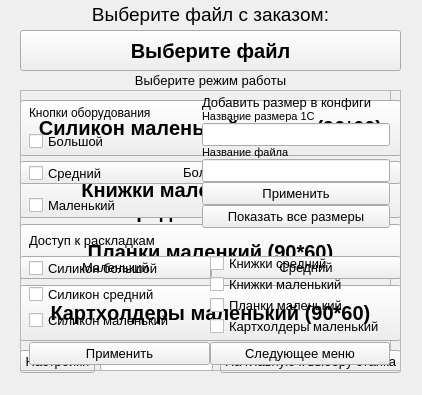
<?xml version="1.0" encoding="UTF-8"?>
<ui version="4.0">
 <class>PrintHelper</class>
 <widget class="QWidget" name="PrintHelper">
  <property name="geometry">
   <rect>
    <x>0</x>
    <y>0</y>
    <width>422</width>
    <height>395</height>
   </rect>
  </property>
  <property name="sizePolicy">
   <sizepolicy hsizetype="MinimumExpanding" vsizetype="Minimum">
    <horstretch>0</horstretch>
    <verstretch>0</verstretch>
   </sizepolicy>
  </property>
  <property name="font">
   <font>
    <pointsize>10</pointsize>
    <bold>false</bold>
    <stylestrategy>PreferDefault</stylestrategy>
    <kerning>false</kerning>
   </font>
  </property>
  <property name="windowTitle">
   <string>Print Helper</string>
  </property>
  <property name="styleSheet">
   <string notr="true"/>
  </property>
  <widget class="QPushButton" name="selectFileButt">
   <property name="geometry">
    <rect>
     <x>20</x>
     <y>30</y>
     <width>381</width>
     <height>41</height>
    </rect>
   </property>
   <property name="font">
    <font>
     <pointsize>15</pointsize>
     <bold>true</bold>
     <stylestrategy>PreferDefault</stylestrategy>
     <kerning>false</kerning>
    </font>
   </property>
   <property name="styleSheet">
    <string notr="true"/>
   </property>
   <property name="text">
    <string>Выберите файл</string>
   </property>
  </widget>
  <widget class="QLabel" name="label">
   <property name="geometry">
    <rect>
     <x>20</x>
     <y>-1</y>
     <width>381</width>
     <height>31</height>
    </rect>
   </property>
   <property name="font">
    <font>
     <pointsize>14</pointsize>
     <bold>false</bold>
     <stylestrategy>PreferDefault</stylestrategy>
     <kerning>false</kerning>
    </font>
   </property>
   <property name="layoutDirection">
    <enum>Qt::LeftToRight</enum>
   </property>
   <property name="text">
    <string>Выберите файл с заказом:</string>
   </property>
   <property name="alignment">
    <set>Qt::AlignCenter</set>
   </property>
  </widget>
  <widget class="QLabel" name="label_2">
   <property name="geometry">
    <rect>
     <x>20</x>
     <y>70</y>
     <width>381</width>
     <height>21</height>
    </rect>
   </property>
   <property name="font">
    <font>
     <pointsize>10</pointsize>
     <bold>false</bold>
     <stylestrategy>PreferDefault</stylestrategy>
     <kerning>false</kerning>
    </font>
   </property>
   <property name="layoutDirection">
    <enum>Qt::LeftToRight</enum>
   </property>
   <property name="frameShape">
    <enum>QFrame::NoFrame</enum>
   </property>
   <property name="text">
    <string>Выберите режим работы</string>
   </property>
   <property name="alignment">
    <set>Qt::AlignCenter</set>
   </property>
  </widget>
  <widget class="QFrame" name="frameSmall">
   <property name="geometry">
    <rect>
     <x>20</x>
     <y>100</y>
     <width>381</width>
     <height>251</height>
    </rect>
   </property>
   <property name="font">
    <font>
     <pointsize>15</pointsize>
     <bold>true</bold>
     <stylestrategy>PreferDefault</stylestrategy>
     <kerning>false</kerning>
    </font>
   </property>
   <property name="frameShape">
    <enum>QFrame::NoFrame</enum>
   </property>
   <property name="frameShadow">
    <enum>QFrame::Sunken</enum>
   </property>
   <property name="midLineWidth">
    <number>0</number>
   </property>
   <widget class="QWidget" name="verticalLayoutWidget_3">
    <property name="geometry">
     <rect>
      <x>0</x>
      <y>0</y>
      <width>381</width>
      <height>241</height>
     </rect>
    </property>
    <layout class="QVBoxLayout" name="verticalLayout_3">
     <item>
      <widget class="QPushButton" name="smallButt">
       <property name="enabled">
        <bool>true</bool>
       </property>
       <property name="sizePolicy">
        <sizepolicy hsizetype="Minimum" vsizetype="Minimum">
         <horstretch>0</horstretch>
         <verstretch>0</verstretch>
        </sizepolicy>
       </property>
       <property name="text">
        <string>Силикон маленький станок (90*60)</string>
       </property>
      </widget>
     </item>
     <item>
      <widget class="QPushButton" name="smallButtBooks">
       <property name="enabled">
        <bool>true</bool>
       </property>
       <property name="sizePolicy">
        <sizepolicy hsizetype="Minimum" vsizetype="Minimum">
         <horstretch>0</horstretch>
         <verstretch>0</verstretch>
        </sizepolicy>
       </property>
       <property name="text">
        <string>Книжки маленький (90*60)</string>
       </property>
      </widget>
     </item>
     <item>
      <widget class="QPushButton" name="smallButtPlastins">
       <property name="enabled">
        <bool>true</bool>
       </property>
       <property name="sizePolicy">
        <sizepolicy hsizetype="Minimum" vsizetype="Minimum">
         <horstretch>0</horstretch>
         <verstretch>0</verstretch>
        </sizepolicy>
       </property>
       <property name="text">
        <string>Планки маленкий (90*60)</string>
       </property>
      </widget>
     </item>
     <item>
      <widget class="QPushButton" name="smallButtCartholders">
       <property name="enabled">
        <bool>true</bool>
       </property>
       <property name="sizePolicy">
        <sizepolicy hsizetype="Minimum" vsizetype="Minimum">
         <horstretch>0</horstretch>
         <verstretch>0</verstretch>
        </sizepolicy>
       </property>
       <property name="text">
        <string>Картхолдеры маленький (90*60)</string>
       </property>
      </widget>
     </item>
    </layout>
   </widget>
  </widget>
  <widget class="QFrame" name="frameBig">
   <property name="geometry">
    <rect>
     <x>20</x>
     <y>100</y>
     <width>381</width>
     <height>71</height>
    </rect>
   </property>
   <property name="frameShape">
    <enum>QFrame::NoFrame</enum>
   </property>
   <property name="frameShadow">
    <enum>QFrame::Sunken</enum>
   </property>
   <property name="lineWidth">
    <number>1</number>
   </property>
   <widget class="QWidget" name="verticalLayoutWidget">
    <property name="geometry">
     <rect>
      <x>0</x>
      <y>0</y>
      <width>381</width>
      <height>77</height>
     </rect>
    </property>
    <layout class="QVBoxLayout" name="verticalLayout" stretch="0">
     <property name="spacing">
      <number>8</number>
     </property>
     <property name="sizeConstraint">
      <enum>QLayout::SetDefaultConstraint</enum>
     </property>
     <property name="leftMargin">
      <number>0</number>
     </property>
     <property name="topMargin">
      <number>4</number>
     </property>
     <property name="rightMargin">
      <number>0</number>
     </property>
     <property name="bottomMargin">
      <number>4</number>
     </property>
     <item>
      <widget class="QPushButton" name="bigButt">
       <property name="enabled">
        <bool>true</bool>
       </property>
       <property name="sizePolicy">
        <sizepolicy hsizetype="Minimum" vsizetype="Minimum">
         <horstretch>0</horstretch>
         <verstretch>0</verstretch>
        </sizepolicy>
       </property>
       <property name="font">
        <font>
         <pointsize>14</pointsize>
         <bold>true</bold>
         <stylestrategy>PreferDefault</stylestrategy>
         <kerning>false</kerning>
        </font>
       </property>
       <property name="text">
        <string>Силикон большой станок (3*2)</string>
       </property>
       <property name="iconSize">
        <size>
         <width>32</width>
         <height>32</height>
        </size>
       </property>
       <property name="flat">
        <bool>false</bool>
       </property>
      </widget>
     </item>
    </layout>
   </widget>
  </widget>
  <widget class="QFrame" name="frameMed">
   <property name="geometry">
    <rect>
     <x>20</x>
     <y>100</y>
     <width>381</width>
     <height>141</height>
    </rect>
   </property>
   <property name="frameShape">
    <enum>QFrame::NoFrame</enum>
   </property>
   <property name="frameShadow">
    <enum>QFrame::Raised</enum>
   </property>
   <widget class="QWidget" name="verticalLayoutWidget_2">
    <property name="geometry">
     <rect>
      <x>0</x>
      <y>0</y>
      <width>381</width>
      <height>146</height>
     </rect>
    </property>
    <layout class="QVBoxLayout" name="verticalLayout_2">
     <property name="sizeConstraint">
      <enum>QLayout::SetMinimumSize</enum>
     </property>
     <item>
      <widget class="QPushButton" name="medButt">
       <property name="enabled">
        <bool>true</bool>
       </property>
       <property name="sizePolicy">
        <sizepolicy hsizetype="Minimum" vsizetype="Minimum">
         <horstretch>0</horstretch>
         <verstretch>0</verstretch>
        </sizepolicy>
       </property>
       <property name="font">
        <font>
         <pointsize>15</pointsize>
         <bold>true</bold>
         <stylestrategy>PreferDefault</stylestrategy>
         <kerning>false</kerning>
        </font>
       </property>
       <property name="text">
        <string>Ссиликон средний станок (105*160)</string>
       </property>
      </widget>
     </item>
     <item>
      <widget class="QPushButton" name="medButtBooks">
       <property name="enabled">
        <bool>true</bool>
       </property>
       <property name="sizePolicy">
        <sizepolicy hsizetype="Minimum" vsizetype="Minimum">
         <horstretch>0</horstretch>
         <verstretch>0</verstretch>
        </sizepolicy>
       </property>
       <property name="font">
        <font>
         <pointsize>15</pointsize>
         <bold>true</bold>
         <stylestrategy>PreferDefault</stylestrategy>
         <kerning>false</kerning>
        </font>
       </property>
       <property name="text">
        <string>Книжки средний станок (105*160)</string>
       </property>
      </widget>
     </item>
    </layout>
   </widget>
  </widget>
  <widget class="QFrame" name="frameMain">
   <property name="geometry">
    <rect>
     <x>20</x>
     <y>90</y>
     <width>381</width>
     <height>261</height>
    </rect>
   </property>
   <property name="sizePolicy">
    <sizepolicy hsizetype="Fixed" vsizetype="Fixed">
     <horstretch>0</horstretch>
     <verstretch>0</verstretch>
    </sizepolicy>
   </property>
   <property name="frameShape">
    <enum>QFrame::NoFrame</enum>
   </property>
   <property name="frameShadow">
    <enum>QFrame::Raised</enum>
   </property>
   <widget class="QWidget" name="verticalLayoutWidget_5">
    <property name="geometry">
     <rect>
      <x>0</x>
      <y>5</y>
      <width>381</width>
      <height>251</height>
     </rect>
    </property>
    <layout class="QVBoxLayout" name="verticalLayout_5">
     <item>
      <widget class="QPushButton" name="bigButtInt">
       <property name="styleSheet">
        <string notr="true"/>
       </property>
       <property name="text">
        <string>Большой</string>
       </property>
       <property name="iconSize">
        <size>
         <width>236</width>
         <height>130</height>
        </size>
       </property>
       <property name="shortcut">
        <string/>
       </property>
      </widget>
     </item>
     <item>
      <layout class="QHBoxLayout" name="horizontalLayout">
       <property name="spacing">
        <number>0</number>
       </property>
       <item>
        <widget class="QPushButton" name="smallButtInt">
         <property name="enabled">
          <bool>true</bool>
         </property>
         <property name="palette">
          <palette>
           <active>
            <colorrole role="Highlight">
             <brush brushstyle="SolidPattern">
              <color alpha="255">
               <red>0</red>
               <green>120</green>
               <blue>215</blue>
              </color>
             </brush>
            </colorrole>
           </active>
           <inactive>
            <colorrole role="Highlight">
             <brush brushstyle="SolidPattern">
              <color alpha="255">
               <red>240</red>
               <green>240</green>
               <blue>240</blue>
              </color>
             </brush>
            </colorrole>
           </inactive>
           <disabled>
            <colorrole role="Highlight">
             <brush brushstyle="SolidPattern">
              <color alpha="255">
               <red>0</red>
               <green>120</green>
               <blue>215</blue>
              </color>
             </brush>
            </colorrole>
           </disabled>
          </palette>
         </property>
         <property name="styleSheet">
          <string notr="true"/>
         </property>
         <property name="text">
          <string>Маленький</string>
         </property>
         <property name="iconSize">
          <size>
           <width>112</width>
           <height>200</height>
          </size>
         </property>
        </widget>
       </item>
       <item>
        <widget class="QPushButton" name="medButtInt">
         <property name="palette">
          <palette>
           <active>
            <colorrole role="Highlight">
             <brush brushstyle="SolidPattern">
              <color alpha="255">
               <red>0</red>
               <green>120</green>
               <blue>215</blue>
              </color>
             </brush>
            </colorrole>
           </active>
           <inactive>
            <colorrole role="Highlight">
             <brush brushstyle="SolidPattern">
              <color alpha="255">
               <red>240</red>
               <green>240</green>
               <blue>240</blue>
              </color>
             </brush>
            </colorrole>
           </inactive>
           <disabled>
            <colorrole role="Highlight">
             <brush brushstyle="SolidPattern">
              <color alpha="255">
               <red>0</red>
               <green>120</green>
               <blue>215</blue>
              </color>
             </brush>
            </colorrole>
           </disabled>
          </palette>
         </property>
         <property name="styleSheet">
          <string notr="true"/>
         </property>
         <property name="text">
          <string>Средний</string>
         </property>
         <property name="iconSize">
          <size>
           <width>119</width>
           <height>200</height>
          </size>
         </property>
        </widget>
       </item>
      </layout>
     </item>
    </layout>
   </widget>
  </widget>
  <widget class="QPushButton" name="mainPageButt">
   <property name="geometry">
    <rect>
     <x>220</x>
     <y>350</y>
     <width>181</width>
     <height>23</height>
    </rect>
   </property>
   <property name="text">
    <string>На главную к выбору станка</string>
   </property>
  </widget>
  <widget class="QFrame" name="frameSettings">
   <property name="geometry">
    <rect>
     <x>20</x>
     <y>90</y>
     <width>381</width>
     <height>281</height>
    </rect>
   </property>
   <property name="sizePolicy">
    <sizepolicy hsizetype="Fixed" vsizetype="Fixed">
     <horstretch>0</horstretch>
     <verstretch>0</verstretch>
    </sizepolicy>
   </property>
   <property name="frameShape">
    <enum>QFrame::StyledPanel</enum>
   </property>
   <property name="frameShadow">
    <enum>QFrame::Raised</enum>
   </property>
   <widget class="QWidget" name="verticalLayoutWidget_4">
    <property name="geometry">
     <rect>
      <x>9</x>
      <y>0</y>
      <width>361</width>
      <height>281</height>
     </rect>
    </property>
    <layout class="QVBoxLayout" name="verticalLayout_4">
     <property name="spacing">
      <number>0</number>
     </property>
     <property name="leftMargin">
      <number>0</number>
     </property>
     <property name="topMargin">
      <number>0</number>
     </property>
     <property name="rightMargin">
      <number>0</number>
     </property>
     <property name="bottomMargin">
      <number>0</number>
     </property>
     <item>
      <layout class="QHBoxLayout" name="horizontalLayout_2">
       <property name="spacing">
        <number>12</number>
       </property>
       <property name="sizeConstraint">
        <enum>QLayout::SetFixedSize</enum>
       </property>
       <property name="bottomMargin">
        <number>0</number>
       </property>
       <item>
        <layout class="QVBoxLayout" name="verticalLayout_6">
         <property name="spacing">
          <number>0</number>
         </property>
         <property name="rightMargin">
          <number>0</number>
         </property>
         <property name="bottomMargin">
          <number>0</number>
         </property>
         <item>
          <widget class="QLabel" name="label_3">
           <property name="sizePolicy">
            <sizepolicy hsizetype="Fixed" vsizetype="Fixed">
             <horstretch>0</horstretch>
             <verstretch>0</verstretch>
            </sizepolicy>
           </property>
           <property name="font">
            <font>
             <pointsize>9</pointsize>
             <bold>false</bold>
             <stylestrategy>PreferDefault</stylestrategy>
             <kerning>false</kerning>
            </font>
           </property>
           <property name="text">
            <string>Кнопки оборудования</string>
           </property>
          </widget>
         </item>
         <item>
          <widget class="QCheckBox" name="bigAcsButt">
           <property name="text">
            <string>Большой</string>
           </property>
          </widget>
         </item>
         <item>
          <widget class="QCheckBox" name="medAcsButt">
           <property name="text">
            <string>Средний</string>
           </property>
          </widget>
         </item>
         <item>
          <widget class="QCheckBox" name="smallAcsButt">
           <property name="text">
            <string>Маленький</string>
           </property>
          </widget>
         </item>
        </layout>
       </item>
       <item>
        <layout class="QVBoxLayout" name="verticalLayout_8">
         <property name="spacing">
          <number>0</number>
         </property>
         <property name="sizeConstraint">
          <enum>QLayout::SetFixedSize</enum>
         </property>
         <property name="leftMargin">
          <number>39</number>
         </property>
         <property name="rightMargin">
          <number>0</number>
         </property>
         <property name="bottomMargin">
          <number>0</number>
         </property>
         <item>
          <widget class="QLabel" name="label_5">
           <property name="sizePolicy">
            <sizepolicy hsizetype="Fixed" vsizetype="Fixed">
             <horstretch>0</horstretch>
             <verstretch>0</verstretch>
            </sizepolicy>
           </property>
           <property name="text">
            <string>Добавить размер в конфиги</string>
           </property>
          </widget>
         </item>
         <item>
          <widget class="QLabel" name="label_6">
           <property name="sizePolicy">
            <sizepolicy hsizetype="Fixed" vsizetype="Fixed">
             <horstretch>0</horstretch>
             <verstretch>0</verstretch>
            </sizepolicy>
           </property>
           <property name="font">
            <font>
             <pointsize>8</pointsize>
             <bold>false</bold>
             <stylestrategy>PreferDefault</stylestrategy>
             <kerning>false</kerning>
            </font>
           </property>
           <property name="text">
            <string>Название размера 1С</string>
           </property>
          </widget>
         </item>
         <item>
          <widget class="QLineEdit" name="lineEditNameSize1C"/>
         </item>
         <item>
          <widget class="QLabel" name="label_7">
           <property name="sizePolicy">
            <sizepolicy hsizetype="Fixed" vsizetype="Fixed">
             <horstretch>0</horstretch>
             <verstretch>0</verstretch>
            </sizepolicy>
           </property>
           <property name="font">
            <font>
             <pointsize>8</pointsize>
             <bold>false</bold>
             <stylestrategy>PreferDefault</stylestrategy>
             <kerning>false</kerning>
            </font>
           </property>
           <property name="text">
            <string>Название файла</string>
           </property>
          </widget>
         </item>
         <item>
          <widget class="QLineEdit" name="lineEditNameFileSize"/>
         </item>
         <item>
          <widget class="QPushButton" name="addSizeButt">
           <property name="text">
            <string>Применить</string>
           </property>
          </widget>
         </item>
         <item>
          <widget class="QPushButton" name="pushButtonShowSizes">
           <property name="text">
            <string>Показать все размеры</string>
           </property>
          </widget>
         </item>
        </layout>
       </item>
      </layout>
     </item>
     <item>
      <widget class="QLabel" name="label_4">
       <property name="sizePolicy">
        <sizepolicy hsizetype="Minimum" vsizetype="Fixed">
         <horstretch>0</horstretch>
         <verstretch>0</verstretch>
        </sizepolicy>
       </property>
       <property name="text">
        <string>Доступ к раскладкам</string>
       </property>
      </widget>
     </item>
     <item>
      <layout class="QHBoxLayout" name="horizontalLayout_3">
       <item>
        <layout class="QVBoxLayout" name="verticalLayout_7">
         <property name="spacing">
          <number>0</number>
         </property>
         <item>
          <widget class="QCheckBox" name="bigSilAcsButt">
           <property name="text">
            <string>Силикон большой</string>
           </property>
          </widget>
         </item>
         <item>
          <widget class="QCheckBox" name="medSilAcsButt">
           <property name="text">
            <string>Силикон средний</string>
           </property>
          </widget>
         </item>
         <item>
          <widget class="QCheckBox" name="smallSilAcsButt">
           <property name="text">
            <string>Силикон маленький</string>
           </property>
          </widget>
         </item>
        </layout>
       </item>
       <item>
        <layout class="QVBoxLayout" name="verticalLayout_9">
         <property name="spacing">
          <number>0</number>
         </property>
         <item>
          <widget class="QCheckBox" name="medBkAcsButt">
           <property name="text">
            <string>Книжки средний</string>
           </property>
          </widget>
         </item>
         <item>
          <widget class="QCheckBox" name="smallBkAcsButt">
           <property name="text">
            <string>Книжки маленький</string>
           </property>
          </widget>
         </item>
         <item>
          <widget class="QCheckBox" name="smallPlAcsButt">
           <property name="text">
            <string>Планки маленький</string>
           </property>
          </widget>
         </item>
         <item>
          <widget class="QCheckBox" name="sallHldAcsButt">
           <property name="text">
            <string>Картхолдеры маленький</string>
           </property>
          </widget>
         </item>
        </layout>
       </item>
      </layout>
     </item>
     <item>
      <layout class="QHBoxLayout" name="horizontalLayout_4">
       <item>
        <widget class="QPushButton" name="applySettButt">
         <property name="text">
          <string>Применить</string>
         </property>
        </widget>
       </item>
       <item>
        <widget class="QPushButton" name="pushButton">
         <property name="text">
          <string>Следующее меню</string>
         </property>
        </widget>
       </item>
      </layout>
     </item>
    </layout>
   </widget>
  </widget>
  <widget class="QPushButton" name="settButt">
   <property name="geometry">
    <rect>
     <x>20</x>
     <y>350</y>
     <width>75</width>
     <height>23</height>
    </rect>
   </property>
   <property name="text">
    <string>Настройки</string>
   </property>
  </widget>
  <widget class="QLineEdit" name="lineEditPass">
   <property name="geometry">
    <rect>
     <x>100</x>
     <y>351</y>
     <width>113</width>
     <height>20</height>
    </rect>
   </property>
   <property name="inputMethodHints">
    <set>Qt::ImhHiddenText</set>
   </property>
  </widget>
  <widget class="QFrame" name="frameSettings2">
   <property name="geometry">
    <rect>
     <x>20</x>
     <y>90</y>
     <width>371</width>
     <height>281</height>
    </rect>
   </property>
   <property name="frameShape">
    <enum>QFrame::StyledPanel</enum>
   </property>
   <property name="frameShadow">
    <enum>QFrame::Raised</enum>
   </property>
   <widget class="QLineEdit" name="lineEditMinRAM">
    <property name="geometry">
     <rect>
      <x>10</x>
      <y>30</y>
      <width>113</width>
      <height>22</height>
     </rect>
    </property>
   </widget>
   <widget class="QLabel" name="label_8">
    <property name="geometry">
     <rect>
      <x>10</x>
      <y>10</y>
      <width>261</width>
      <height>16</height>
     </rect>
    </property>
    <property name="text">
     <string>Минимум памяти для предупреждения, Гб</string>
    </property>
   </widget>
  </widget>
  <zorder>frameSettings2</zorder>
  <zorder>selectFileButt</zorder>
  <zorder>label</zorder>
  <zorder>label_2</zorder>
  <zorder>mainPageButt</zorder>
  <zorder>frameBig</zorder>
  <zorder>frameMed</zorder>
  <zorder>frameSmall</zorder>
  <zorder>frameMain</zorder>
  <zorder>settButt</zorder>
  <zorder>lineEditPass</zorder>
  <zorder>frameSettings</zorder>
 </widget>
 <resources/>
 <connections/>
</ui>
